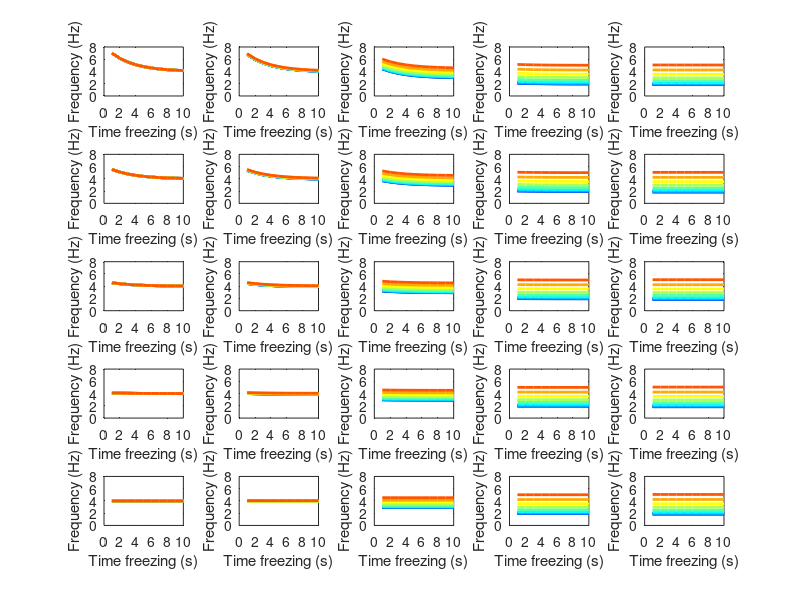
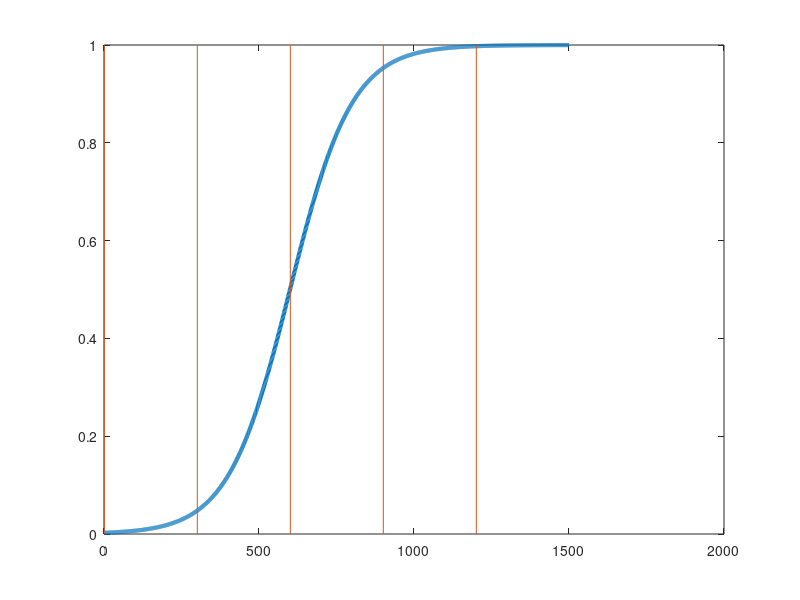

These charts were generated, in order, by the following MATLAB code:
%% All these parameters will need to be fitetd to model
MaxFreqSk = 7;
MinFreqSk = 4;
Tau = 3; % s

MaxFreqPos = 6;
MinFreqPos = 2;

LearnPoint = 600; %s
LearnSlope = 0.01;

%% Make a simulation of 10s freezing period at different positions and learning rates depending on time since shock
tpsManip = [0:1500];
AllTpsLearn = [ 1:300:max(tpsManip)];%sample at different time points (1,301,601,901,...)

Learning = 1./(1+exp(-LearnSlope*([0:1500]-LearnPoint)));%sigmoidal curve centered at the learning point (Learning(Learnpoint)=1/2)
AllTimeToShock = [0,2,5,10,20];

% sample different learning stages
cols = jet(10); %returns the jet colormap as a three-column array with the same number of rows as the colormap of the current figure
for t = 1:length(AllTpsLearn) %iterates over the different sampling times
    
    AlphaLearn = Learning(AllTpsLearn(t)); %stocks learning value for time corresponding to the position t in AllTpsLearn
    
    for sk = 1:length(AllTimeToShock) %iterates over the different shock times
        TimeToShock = AllTimeToShock(sk); %stocks the value of AllTimeToShock corresponding to the index sk for a given iteration 
        for Pos = 0:0.1:0.9 %iterates over different positions 
            OBFreq_Shock = (1-AlphaLearn) .* ((MaxFreqSk - MinFreqSk) *exp([(-[0:10] -TimeToShock)]/Tau) + MinFreqSk);
            OBFreq_Pos = (AlphaLearn) .* ((MaxFreqPos*Pos - MinFreqPos) *Pos + MinFreqPos);
            OBFreq_Tot = OBFreq_Shock + OBFreq_Pos; 
            subplot(5,5,t+(sk-1)*5)
            plot(OBFreq_Tot,'color',cols(round(Pos*10+1),:),'linewidth',2)
            hold on
            ylim([0 8])
            xlim([0 10])
            xlabel('Time freezing (s)')
            ylabel('Frequency (Hz)')
        end
    end
end


figure
plot(tpsManip,Learning,'linewidth',3)
hold on
for t = 1:length(AllTpsLearn)
    line([AllTpsLearn(t) AllTpsLearn(t)],ylim)
end
